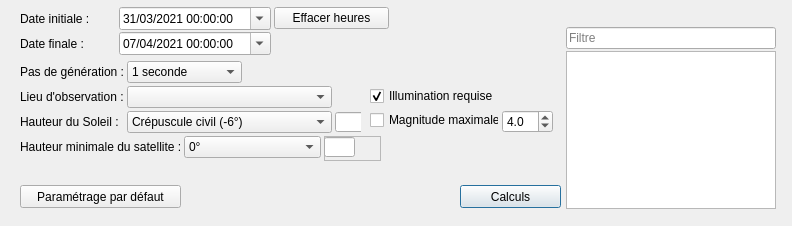
<?xml version="1.0" encoding="UTF-8"?>
<ui version="4.0">
 <class>CalculsPrevisions</class>
 <widget class="QFrame" name="CalculsPrevisions">
  <property name="geometry">
   <rect>
    <x>0</x>
    <y>0</y>
    <width>792</width>
    <height>226</height>
   </rect>
  </property>
  <property name="windowTitle">
   <string notr="true"/>
  </property>
  <widget class="QWidget" name="formLayoutWidget_48">
   <property name="geometry">
    <rect>
     <x>370</x>
     <y>86</y>
     <width>183</width>
     <height>51</height>
    </rect>
   </property>
   <layout class="QFormLayout" name="formLayout_prev3">
    <property name="labelAlignment">
     <set>Qt::AlignLeading|Qt::AlignLeft|Qt::AlignVCenter</set>
    </property>
    <property name="horizontalSpacing">
     <number>3</number>
    </property>
    <property name="verticalSpacing">
     <number>4</number>
    </property>
    <item row="0" column="0">
     <widget class="QCheckBox" name="illuminationPrev">
      <property name="font">
       <font/>
      </property>
      <property name="mouseTracking">
       <bool>true</bool>
      </property>
      <property name="text">
       <string>Illumination requise</string>
      </property>
      <property name="checked">
       <bool>true</bool>
      </property>
     </widget>
    </item>
    <item row="1" column="0">
     <widget class="QCheckBox" name="magnitudeMaxPrev">
      <property name="minimumSize">
       <size>
        <width>0</width>
        <height>20</height>
       </size>
      </property>
      <property name="font">
       <font/>
      </property>
      <property name="mouseTracking">
       <bool>true</bool>
      </property>
      <property name="text">
       <string>Magnitude maximale</string>
      </property>
     </widget>
    </item>
    <item row="1" column="1">
     <widget class="QDoubleSpinBox" name="valMagnitudeMaxPrev">
      <property name="font">
       <font/>
      </property>
      <property name="mouseTracking">
       <bool>true</bool>
      </property>
      <property name="decimals">
       <number>1</number>
      </property>
      <property name="minimum">
       <double>-8.000000000000000</double>
      </property>
      <property name="maximum">
       <double>14.000000000000000</double>
      </property>
      <property name="singleStep">
       <double>0.500000000000000</double>
      </property>
      <property name="value">
       <double>4.000000000000000</double>
      </property>
     </widget>
    </item>
   </layout>
  </widget>
  <widget class="QListWidget" name="listePrevisions">
   <property name="geometry">
    <rect>
     <x>566</x>
     <y>51</y>
     <width>210</width>
     <height>158</height>
    </rect>
   </property>
   <property name="font">
    <font>
     <pointsize>8</pointsize>
    </font>
   </property>
   <property name="mouseTracking">
    <bool>true</bool>
   </property>
   <property name="contextMenuPolicy">
    <enum>Qt::CustomContextMenu</enum>
   </property>
   <property name="horizontalScrollBarPolicy">
    <enum>Qt::ScrollBarAlwaysOff</enum>
   </property>
   <property name="editTriggers">
    <set>QAbstractItemView::DoubleClicked|QAbstractItemView::EditKeyPressed|QAbstractItemView::SelectedClicked</set>
   </property>
   <property name="textElideMode">
    <enum>Qt::ElideNone</enum>
   </property>
   <property name="sortingEnabled">
    <bool>false</bool>
   </property>
  </widget>
  <widget class="QWidget" name="gridLayoutWidget_2">
   <property name="geometry">
    <rect>
     <x>20</x>
     <y>6</y>
     <width>369</width>
     <height>51</height>
    </rect>
   </property>
   <layout class="QGridLayout" name="gridLayout_datePrev">
    <property name="horizontalSpacing">
     <number>3</number>
    </property>
    <property name="verticalSpacing">
     <number>1</number>
    </property>
    <item row="0" column="1">
     <widget class="QDateTimeEdit" name="dateInitialePrev">
      <property name="minimumSize">
       <size>
        <width>152</width>
        <height>0</height>
       </size>
      </property>
      <property name="font">
       <font/>
      </property>
      <property name="mouseTracking">
       <bool>true</bool>
      </property>
      <property name="buttonSymbols">
       <enum>QAbstractSpinBox::NoButtons</enum>
      </property>
      <property name="dateTime">
       <datetime>
        <hour>0</hour>
        <minute>0</minute>
        <second>0</second>
        <year>2021</year>
        <month>3</month>
        <day>31</day>
       </datetime>
      </property>
      <property name="date">
       <date>
        <year>2021</year>
        <month>3</month>
        <day>31</day>
       </date>
      </property>
      <property name="displayFormat">
       <string extracomment="Date format">dd/MM/yyyy hh:mm:ss</string>
      </property>
      <property name="calendarPopup">
       <bool>true</bool>
      </property>
     </widget>
    </item>
    <item row="1" column="0">
     <widget class="QLabel" name="lbl_dateFinalePrev">
      <property name="font">
       <font/>
      </property>
      <property name="mouseTracking">
       <bool>true</bool>
      </property>
      <property name="text">
       <string>Date finale :</string>
      </property>
     </widget>
    </item>
    <item row="1" column="1">
     <widget class="QDateTimeEdit" name="dateFinalePrev">
      <property name="minimumSize">
       <size>
        <width>145</width>
        <height>0</height>
       </size>
      </property>
      <property name="font">
       <font/>
      </property>
      <property name="mouseTracking">
       <bool>true</bool>
      </property>
      <property name="buttonSymbols">
       <enum>QAbstractSpinBox::UpDownArrows</enum>
      </property>
      <property name="dateTime">
       <datetime>
        <hour>0</hour>
        <minute>0</minute>
        <second>0</second>
        <year>2021</year>
        <month>4</month>
        <day>7</day>
       </datetime>
      </property>
      <property name="date">
       <date>
        <year>2021</year>
        <month>4</month>
        <day>7</day>
       </date>
      </property>
      <property name="displayFormat">
       <string extracomment="Date format">dd/MM/yyyy hh:mm:ss</string>
      </property>
      <property name="calendarPopup">
       <bool>true</bool>
      </property>
     </widget>
    </item>
    <item row="0" column="0">
     <widget class="QLabel" name="lbl_dateInitialePrev">
      <property name="font">
       <font/>
      </property>
      <property name="mouseTracking">
       <bool>true</bool>
      </property>
      <property name="text">
       <string>Date initiale :</string>
      </property>
     </widget>
    </item>
    <item row="0" column="2">
     <widget class="QPushButton" name="effacerHeuresPrev">
      <property name="minimumSize">
       <size>
        <width>115</width>
        <height>0</height>
       </size>
      </property>
      <property name="font">
       <font/>
      </property>
      <property name="mouseTracking">
       <bool>true</bool>
      </property>
      <property name="text">
       <string>Effacer heures</string>
      </property>
     </widget>
    </item>
   </layout>
  </widget>
  <widget class="QPushButton" name="calculsPrev">
   <property name="geometry">
    <rect>
     <x>460</x>
     <y>185</y>
     <width>101</width>
     <height>23</height>
    </rect>
   </property>
   <property name="font">
    <font/>
   </property>
   <property name="mouseTracking">
    <bool>true</bool>
   </property>
   <property name="text">
    <string>Calculs</string>
   </property>
   <property name="default">
    <bool>true</bool>
   </property>
  </widget>
  <widget class="QWidget" name="horizontalLayoutWidget_4">
   <property name="geometry">
    <rect>
     <x>20</x>
     <y>60</y>
     <width>341</width>
     <height>74</height>
    </rect>
   </property>
   <layout class="QHBoxLayout" name="horizontalLayout_prev1">
    <property name="spacing">
     <number>3</number>
    </property>
    <item>
     <layout class="QGridLayout" name="gridLayout_prev1">
      <property name="horizontalSpacing">
       <number>3</number>
      </property>
      <property name="verticalSpacing">
       <number>2</number>
      </property>
      <item row="0" column="0">
       <widget class="QLabel" name="lbl_pasGeneration">
        <property name="font">
         <font/>
        </property>
        <property name="mouseTracking">
         <bool>true</bool>
        </property>
        <property name="text">
         <string>Pas de génération :</string>
        </property>
       </widget>
      </item>
      <item row="2" column="0">
       <widget class="QLabel" name="lbl_hauteurSoleilPrev">
        <property name="font">
         <font/>
        </property>
        <property name="mouseTracking">
         <bool>true</bool>
        </property>
        <property name="text">
         <string>Hauteur du Soleil :</string>
        </property>
       </widget>
      </item>
      <item row="1" column="0">
       <widget class="QLabel" name="lbl_lieuxObservation">
        <property name="font">
         <font/>
        </property>
        <property name="mouseTracking">
         <bool>true</bool>
        </property>
        <property name="text">
         <string>Lieu d'observation :</string>
        </property>
       </widget>
      </item>
      <item row="0" column="1">
       <widget class="QComboBox" name="pasGeneration">
        <property name="minimumSize">
         <size>
          <width>115</width>
          <height>0</height>
         </size>
        </property>
        <property name="maximumSize">
         <size>
          <width>115</width>
          <height>16777215</height>
         </size>
        </property>
        <property name="font">
         <font/>
        </property>
        <property name="mouseTracking">
         <bool>true</bool>
        </property>
        <property name="currentText">
         <string notr="true">1 seconde</string>
        </property>
        <item>
         <property name="text">
          <string>1 seconde</string>
         </property>
        </item>
        <item>
         <property name="text">
          <string>5 secondes</string>
         </property>
        </item>
        <item>
         <property name="text">
          <string>10 secondes</string>
         </property>
        </item>
        <item>
         <property name="text">
          <string>20 secondes</string>
         </property>
        </item>
        <item>
         <property name="text">
          <string>30 secondes</string>
         </property>
        </item>
        <item>
         <property name="text">
          <string>1 minute</string>
         </property>
        </item>
        <item>
         <property name="text">
          <string>2 minutes</string>
         </property>
        </item>
        <item>
         <property name="text">
          <string>5 minutes</string>
         </property>
        </item>
       </widget>
      </item>
      <item row="1" column="1">
       <widget class="QComboBox" name="lieuxObservation">
        <property name="minimumSize">
         <size>
          <width>195</width>
          <height>0</height>
         </size>
        </property>
        <property name="font">
         <font/>
        </property>
        <property name="mouseTracking">
         <bool>true</bool>
        </property>
        <property name="currentText">
         <string notr="true"/>
        </property>
       </widget>
      </item>
      <item row="2" column="1">
       <widget class="QComboBox" name="hauteurSoleilPrev">
        <property name="minimumSize">
         <size>
          <width>191</width>
          <height>0</height>
         </size>
        </property>
        <property name="font">
         <font/>
        </property>
        <property name="mouseTracking">
         <bool>true</bool>
        </property>
        <property name="currentText">
         <string notr="true">Crépuscule civil (-6°)</string>
        </property>
        <property name="currentIndex">
         <number>1</number>
        </property>
        <property name="iconSize">
         <size>
          <width>0</width>
          <height>0</height>
         </size>
        </property>
        <item>
         <property name="text">
          <string>Horizon (0°)</string>
         </property>
        </item>
        <item>
         <property name="text">
          <string>Crépuscule civil (-6°)</string>
         </property>
        </item>
        <item>
         <property name="text">
          <string>Crépuscule nautique (-12°)</string>
         </property>
        </item>
        <item>
         <property name="text">
          <string>Crépuscule astronomique (-18°)</string>
         </property>
        </item>
        <item>
         <property name="text">
          <string>Indifférent</string>
         </property>
        </item>
        <item>
         <property name="text">
          <string>Autre...</string>
         </property>
        </item>
       </widget>
      </item>
     </layout>
    </item>
    <item>
     <widget class="QFrame" name="frame_3">
      <property name="frameShape">
       <enum>QFrame::NoFrame</enum>
      </property>
      <property name="frameShadow">
       <enum>QFrame::Plain</enum>
      </property>
      <property name="lineWidth">
       <number>0</number>
      </property>
      <widget class="QLineEdit" name="valHauteurSoleilPrev">
       <property name="geometry">
        <rect>
         <x>0</x>
         <y>52</y>
         <width>31</width>
         <height>20</height>
        </rect>
       </property>
       <property name="minimumSize">
        <size>
         <width>31</width>
         <height>0</height>
        </size>
       </property>
       <property name="maximumSize">
        <size>
         <width>31</width>
         <height>16777215</height>
        </size>
       </property>
       <property name="font">
        <font/>
       </property>
       <property name="mouseTracking">
        <bool>true</bool>
       </property>
       <property name="inputMask">
        <string notr="true">###</string>
       </property>
       <property name="text">
        <string notr="true"/>
       </property>
       <property name="maxLength">
        <number>3</number>
       </property>
      </widget>
     </widget>
    </item>
   </layout>
  </widget>
  <widget class="QWidget" name="horizontalLayoutWidget_5">
   <property name="geometry">
    <rect>
     <x>20</x>
     <y>132</y>
     <width>361</width>
     <height>29</height>
    </rect>
   </property>
   <layout class="QHBoxLayout" name="horizontalLayout_prev2">
    <property name="spacing">
     <number>3</number>
    </property>
    <property name="topMargin">
     <number>4</number>
    </property>
    <item>
     <layout class="QFormLayout" name="formLayout_prev2">
      <property name="labelAlignment">
       <set>Qt::AlignLeading|Qt::AlignLeft|Qt::AlignVCenter</set>
      </property>
      <property name="horizontalSpacing">
       <number>2</number>
      </property>
      <property name="verticalSpacing">
       <number>1</number>
      </property>
      <item row="0" column="0">
       <widget class="QLabel" name="lbl_hauteurSatPrev">
        <property name="font">
         <font/>
        </property>
        <property name="mouseTracking">
         <bool>true</bool>
        </property>
        <property name="text">
         <string>Hauteur minimale du satellite :</string>
        </property>
       </widget>
      </item>
      <item row="0" column="1">
       <widget class="QComboBox" name="hauteurSatPrev">
        <property name="minimumSize">
         <size>
          <width>137</width>
          <height>0</height>
         </size>
        </property>
        <property name="maximumSize">
         <size>
          <width>136</width>
          <height>16777215</height>
         </size>
        </property>
        <property name="font">
         <font/>
        </property>
        <property name="mouseTracking">
         <bool>true</bool>
        </property>
        <property name="currentText">
         <string notr="true">0°</string>
        </property>
        <item>
         <property name="text">
          <string>0°</string>
         </property>
        </item>
        <item>
         <property name="text">
          <string>5°</string>
         </property>
        </item>
        <item>
         <property name="text">
          <string>10°</string>
         </property>
        </item>
        <item>
         <property name="text">
          <string>15°</string>
         </property>
        </item>
        <item>
         <property name="text">
          <string>20°</string>
         </property>
        </item>
        <item>
         <property name="text">
          <string>Autre...</string>
         </property>
        </item>
       </widget>
      </item>
     </layout>
    </item>
    <item>
     <widget class="QFrame" name="frame_4">
      <property name="frameShape">
       <enum>QFrame::StyledPanel</enum>
      </property>
      <property name="frameShadow">
       <enum>QFrame::Raised</enum>
      </property>
      <widget class="QLineEdit" name="valHauteurSatPrev">
       <property name="geometry">
        <rect>
         <x>0</x>
         <y>1</y>
         <width>31</width>
         <height>20</height>
        </rect>
       </property>
       <property name="font">
        <font/>
       </property>
       <property name="mouseTracking">
        <bool>true</bool>
       </property>
       <property name="inputMask">
        <string notr="true">99</string>
       </property>
       <property name="text">
        <string notr="true"/>
       </property>
       <property name="maxLength">
        <number>2</number>
       </property>
      </widget>
     </widget>
    </item>
   </layout>
  </widget>
  <widget class="QPushButton" name="parametrageDefautPrev">
   <property name="geometry">
    <rect>
     <x>20</x>
     <y>185</y>
     <width>161</width>
     <height>23</height>
    </rect>
   </property>
   <property name="font">
    <font/>
   </property>
   <property name="text">
    <string>Paramétrage par défaut</string>
   </property>
  </widget>
  <widget class="QLineEdit" name="filtreSatellites">
   <property name="geometry">
    <rect>
     <x>566</x>
     <y>27</y>
     <width>210</width>
     <height>22</height>
    </rect>
   </property>
   <property name="inputMask">
    <string notr="true"/>
   </property>
   <property name="text">
    <string notr="true"/>
   </property>
   <property name="placeholderText">
    <string>Filtre</string>
   </property>
   <property name="clearButtonEnabled">
    <bool>true</bool>
   </property>
  </widget>
 </widget>
 <resources/>
 <connections/>
</ui>
